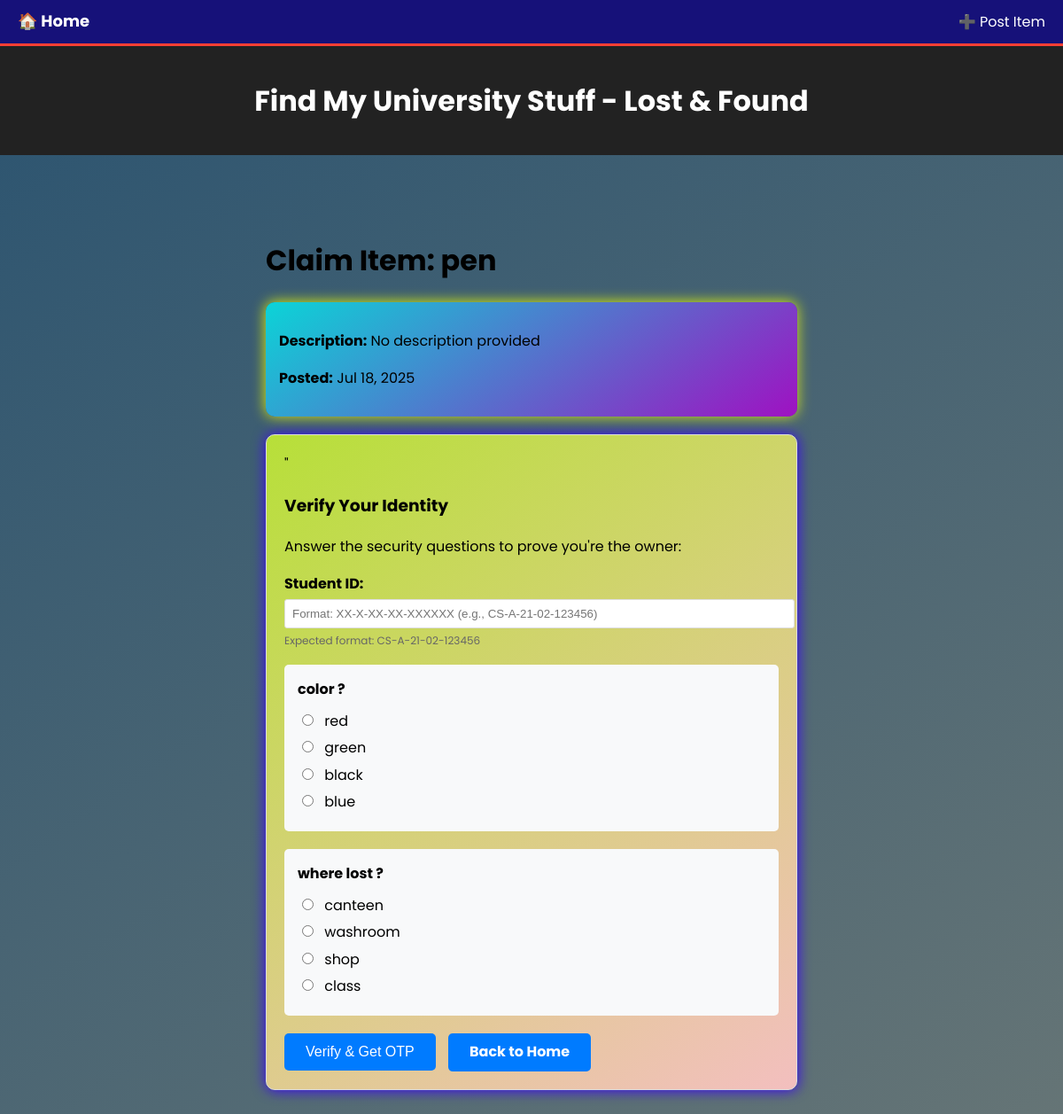
Screenshot of /claim_item/2/ with the database file from the repository.
### LostFound/models.py (models this page shows, shortened)
class LostItem(models.Model):
    item_name = models.CharField(max_length=100)
    description = models.TextField(blank=True)
    date_registered = models.DateTimeField(auto_now_add=True)
    mcq_1_question = models.CharField(max_length=200, blank=True)
    mcq_1_answer_correct = models.CharField(max_length=100, blank=True)
    mcq_1_answer_incorrect_1 = models.CharField(max_length=100, blank=True)
    mcq_1_answer_incorrect_2 = models.CharField(max_length=100, blank=True)
    mcq_1_answer_incorrect_3 = models.CharField(max_length=100, blank=True)
    mcq_2_question = models.CharField(max_length=200, blank=True)
    mcq_2_answer_correct = models.CharField(max_length=100, blank=True)
    mcq_2_answer_incorrect_1 = models.CharField(max_length=100, blank=True)
    mcq_2_answer_incorrect_2 = models.CharField(max_length=100, blank=True)
    mcq_2_answer_incorrect_3 = models.CharField(max_length=100, blank=True)
    status = models.CharField(max_length=20, choices=[('Unclaimed', 'Unclaimed'), ('Claimed', 'Claimed'),('Resolved', 'Resolved')], default='Unclaimed')
    claim_code = models.CharField(max_length=6, blank=True,null=True)

### LostFound/views.py (the view)
# urls.py: path('claim_item/<int:item_id>/', views.claim_item, name='claim_item'),
def claim_item(request, item_id):
    item = get_object_or_404(LostItem, id=item_id)
    mcq_1_options = shuffle_options(item.mcq_1_answer_correct,
                                   item.mcq_1_answer_incorrect_1,
                                   item.mcq_1_answer_incorrect_2,
                                   item.mcq_1_answer_incorrect_3)
    mcq_2_options = shuffle_options(item.mcq_2_answer_correct,
                                   item.mcq_2_answer_incorrect_1,
                                   item.mcq_2_answer_incorrect_2,
                                   item.mcq_2_answer_incorrect_3)
    return render(request, 'claim_item.html', {
        'item': item,
        'mcq_1': {
            'question': item.mcq_1_question,
            'options': mcq_1_options
        },
        'mcq_2': {
            'question': item.mcq_2_question,
            'options': mcq_2_options
        }
    })

### LostFound/utils.py (called while the page is built)
def shuffle_options(correct, wrong_1, wrong_2, wrong_3):
    options = [correct, wrong_1, wrong_2, wrong_3]
    random.shuffle(options)
    return options

### templates/claim_item.html (shortened to what this page needs)
{% extends "base.html" %}
{% load static %}
{% block content %}
<div style="max-width: 600px; margin: 0 auto; padding: 20px;">
    <h1>Claim Item: {{ item.item_name }}</h1>
    <div style="
    background: linear-gradient(145deg, #0bd4d7ff, #9f11c2ff);
    padding: 15px;
    border-radius: 10px;
    margin-bottom: 20px;
    box-shadow: 4px 4px 10px rgba(45, 26, 217, 0.1),
                -0px -0px 15px rgba(229, 250, 5, 1);
    transition: transform 0.2s ease, box-shadow 0.2s ease;">
    <p><strong>Description:</strong> {{ item.description|default:"No description provided" }}</p>
    <p><strong>Posted:</strong> {{ item.date_registered|date:"M d, Y" }}</p>
</div>
    <div id="verification-form" style=" border: 1px solid #ddd;background: linear-gradient(145deg, #d4fe2bce, #f3bfbfff);
    padding: 20px;
    border-radius: 10px;
    margin-bottom: 20px;
    box-shadow: 4px 4px 10px rgba(45, 26, 217, 0.1),
                -0px -0px 15px rgba(62, 5, 250, 1); ">
    "
        <h3>Verify Your Identity</h3>
        <p>Answer the security questions to prove you're the owner:</p>
        <form id="claimForm">
            <div style="margin-bottom: 15px;">
                <label style="display: block; margin-bottom: 5px; font-weight: bold;">Student ID:</label>
                <input type="text" id="student_id" required style="width: 100%; padding: 8px; border: 1px solid #ddd; border-radius: 3px;" placeholder="Format: XX-X-XX-XX-XXXXXX (e.g., CS-A-21-02-123456)" pattern="[A-Za-z]{2}-[A-Za-z]-\d{2}-\d{2}-\d{6}" title="Please enter a valid student ID in format: XX-X-XX-XX-XXXXXX">
                <small style="color: #666; font-size: 12px;">Expected format: CS-A-21-02-123456</small>
            </div>
            <div style="margin-bottom: 20px; background: #f8f9fa; padding: 15px; border-radius: 5px;">
                <label style="display: block; margin-bottom: 10px; font-weight: bold;">{{ mcq_1.question }}</label>
                {% for option in mcq_1.options %}
                <div style="margin-bottom: 5px;">
                    <input type="radio" name="answer_1" value="{{ option }}" id="q1_{{ forloop.counter }}" required>
                    <label for="q1_{{ forloop.counter }}" style="margin-left: 5px;">{{ option }}</label>
                </div>
                {% endfor %}
            </div>
            <div style="margin-bottom: 20px; background: #f8f9fa; padding: 15px; border-radius: 5px;">
                <label style="display: block; margin-bottom: 10px; font-weight: bold;">{{ mcq_2.question }}</label>
                {% for option in mcq_2.options %}
                <div style="margin-bottom: 5px;">
                    <input type="radio" name="answer_2" value="{{ option }}" id="q2_{{ forloop.counter }}" required>
                    <label for="q2_{{ forloop.counter }}" style="margin-left: 5px;">{{ option }}</label>
                </div>
                {% endfor %}
            </div>
            <button type="submit" style="background: #007bff; color: white; padding: 12px 24px; border: none; border-radius: 5px; cursor: pointer; font-size: 16px;">Verify & Get OTP</button>
            <a href="{% url 'home' %}" class="btn btn-primary" style="margin-left: 10px; background: #007bff; color: white; padding: 8.5px 24px; border: none; border-radius: 5px; cursor: pointer; font-size: 16px; text-decoration: none;">Back to Home</a>
        </form>
    </div>
</div>
{% endblock %}

### static/css/style.css (style rules this page uses)
body { font-family: 'Poppins', sans-serif; margin: 0; padding: 0; background: linear-gradient(145deg,rgb(42, 83, 112), rgb(102, 117, 118) ); line-height: 1.6; }
.btn { display: inline-block; padding: 10px 20px; text-decoration: none; border-radius: 5px; font-weight: bold; cursor: pointer; border: none; font-size: 14px; }
.btn-primary { background: #0077cc; color: #fff; }

### rows the page displays
LostItem: item_name "pen", description "No description provided", date_registered "Jul 18, 2025", question "color ?", options "red" "green" "black" "blue", question "where lost ?", options "canteen" "washroom" "shop" "class"
